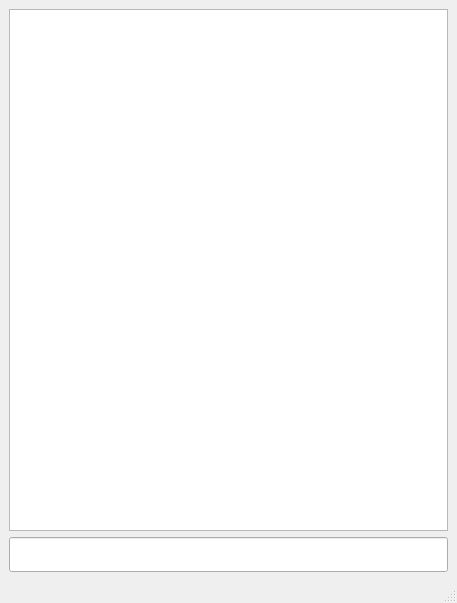
<?xml version="1.0" encoding="UTF-8"?>
<ui version="4.0">
 <class>MainWindow</class>
 <widget class="QMainWindow" name="MainWindow">
  <property name="geometry">
   <rect>
    <x>0</x>
    <y>0</y>
    <width>457</width>
    <height>603</height>
   </rect>
  </property>
  <property name="windowTitle">
   <string>PySide6入门</string>
  </property>
  <widget class="QWidget" name="centralwidget">
   <layout class="QVBoxLayout" name="verticalLayout">
    <item>
     <widget class="QListView" name="listView"/>
    </item>
    <item>
     <widget class="CustomLineEdit" name="lineEdit">
      <property name="font">
       <font>
        <family>JetBrainsMonoNL Nerd Font Mono</family>
        <pointsize>14</pointsize>
       </font>
      </property>
     </widget>
    </item>
   </layout>
  </widget>
  <widget class="QMenuBar" name="menubar">
   <property name="geometry">
    <rect>
     <x>0</x>
     <y>0</y>
     <width>457</width>
     <height>24</height>
    </rect>
   </property>
  </widget>
  <widget class="QStatusBar" name="statusbar"/>
 </widget>
 <customwidgets>
  <customwidget>
   <class>CustomLineEdit</class>
   <extends>QLineEdit</extends>
   <header>customlineedit.h</header>
  </customwidget>
 </customwidgets>
 <resources/>
 <connections/>
</ui>
